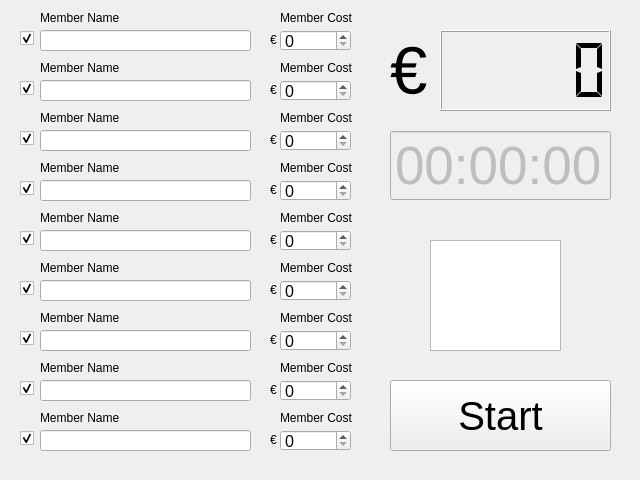
<?xml version="1.0" encoding="UTF-8"?>
<ui version="4.0">
 <class>Calc</class>
 <widget class="QWidget" name="Calc">
  <property name="enabled">
   <bool>true</bool>
  </property>
  <property name="geometry">
   <rect>
    <x>0</x>
    <y>0</y>
    <width>640</width>
    <height>480</height>
   </rect>
  </property>
  <property name="windowTitle">
   <string>Calc</string>
  </property>
  <widget class="QSpinBox" name="spinBox">
   <property name="geometry">
    <rect>
     <x>280</x>
     <y>30</y>
     <width>71</width>
     <height>21</height>
    </rect>
   </property>
   <property name="font">
    <font>
     <pointsize>12</pointsize>
    </font>
   </property>
   <property name="maximum">
    <number>999</number>
   </property>
  </widget>
  <widget class="QSpinBox" name="spinBox_2">
   <property name="geometry">
    <rect>
     <x>280</x>
     <y>80</y>
     <width>71</width>
     <height>21</height>
    </rect>
   </property>
   <property name="font">
    <font>
     <pointsize>12</pointsize>
    </font>
   </property>
   <property name="maximum">
    <number>999</number>
   </property>
  </widget>
  <widget class="QSpinBox" name="spinBox_3">
   <property name="geometry">
    <rect>
     <x>280</x>
     <y>130</y>
     <width>71</width>
     <height>21</height>
    </rect>
   </property>
   <property name="font">
    <font>
     <pointsize>12</pointsize>
    </font>
   </property>
   <property name="maximum">
    <number>999</number>
   </property>
  </widget>
  <widget class="QSpinBox" name="spinBox_4">
   <property name="geometry">
    <rect>
     <x>280</x>
     <y>180</y>
     <width>71</width>
     <height>21</height>
    </rect>
   </property>
   <property name="font">
    <font>
     <pointsize>12</pointsize>
    </font>
   </property>
   <property name="maximum">
    <number>999</number>
   </property>
  </widget>
  <widget class="QSpinBox" name="spinBox_5">
   <property name="geometry">
    <rect>
     <x>280</x>
     <y>230</y>
     <width>71</width>
     <height>21</height>
    </rect>
   </property>
   <property name="font">
    <font>
     <pointsize>12</pointsize>
    </font>
   </property>
   <property name="maximum">
    <number>999</number>
   </property>
  </widget>
  <widget class="QSpinBox" name="spinBox_6">
   <property name="geometry">
    <rect>
     <x>280</x>
     <y>280</y>
     <width>71</width>
     <height>21</height>
    </rect>
   </property>
   <property name="font">
    <font>
     <pointsize>12</pointsize>
    </font>
   </property>
   <property name="maximum">
    <number>999</number>
   </property>
  </widget>
  <widget class="QSpinBox" name="spinBox_7">
   <property name="geometry">
    <rect>
     <x>280</x>
     <y>330</y>
     <width>71</width>
     <height>21</height>
    </rect>
   </property>
   <property name="font">
    <font>
     <pointsize>12</pointsize>
    </font>
   </property>
   <property name="maximum">
    <number>999</number>
   </property>
  </widget>
  <widget class="QPushButton" name="pushButton">
   <property name="geometry">
    <rect>
     <x>390</x>
     <y>380</y>
     <width>221</width>
     <height>71</height>
    </rect>
   </property>
   <property name="font">
    <font>
     <pointsize>30</pointsize>
    </font>
   </property>
   <property name="text">
    <string>Start</string>
   </property>
  </widget>
  <widget class="QLCDNumber" name="lcdNumber">
   <property name="geometry">
    <rect>
     <x>440</x>
     <y>30</y>
     <width>171</width>
     <height>81</height>
    </rect>
   </property>
   <property name="smallDecimalPoint">
    <bool>false</bool>
   </property>
   <property name="numDigits">
    <number>5</number>
   </property>
   <property name="digitCount">
    <number>5</number>
   </property>
   <property name="segmentStyle">
    <enum>QLCDNumber::Flat</enum>
   </property>
  </widget>
  <widget class="QSpinBox" name="spinBox_8">
   <property name="geometry">
    <rect>
     <x>280</x>
     <y>380</y>
     <width>71</width>
     <height>21</height>
    </rect>
   </property>
   <property name="font">
    <font>
     <pointsize>12</pointsize>
    </font>
   </property>
   <property name="maximum">
    <number>999</number>
   </property>
  </widget>
  <widget class="QSpinBox" name="spinBox_9">
   <property name="geometry">
    <rect>
     <x>280</x>
     <y>430</y>
     <width>71</width>
     <height>21</height>
    </rect>
   </property>
   <property name="font">
    <font>
     <pointsize>12</pointsize>
    </font>
   </property>
   <property name="maximum">
    <number>999</number>
   </property>
  </widget>
  <widget class="QLineEdit" name="lineEdit">
   <property name="geometry">
    <rect>
     <x>40</x>
     <y>30</y>
     <width>211</width>
     <height>21</height>
    </rect>
   </property>
   <property name="font">
    <font>
     <pointsize>12</pointsize>
    </font>
   </property>
  </widget>
  <widget class="QLineEdit" name="lineEdit_2">
   <property name="geometry">
    <rect>
     <x>40</x>
     <y>80</y>
     <width>211</width>
     <height>21</height>
    </rect>
   </property>
   <property name="font">
    <font>
     <pointsize>12</pointsize>
    </font>
   </property>
  </widget>
  <widget class="QLineEdit" name="lineEdit_3">
   <property name="geometry">
    <rect>
     <x>40</x>
     <y>130</y>
     <width>211</width>
     <height>21</height>
    </rect>
   </property>
   <property name="font">
    <font>
     <pointsize>12</pointsize>
    </font>
   </property>
  </widget>
  <widget class="QLineEdit" name="lineEdit_4">
   <property name="geometry">
    <rect>
     <x>40</x>
     <y>180</y>
     <width>211</width>
     <height>21</height>
    </rect>
   </property>
   <property name="font">
    <font>
     <pointsize>12</pointsize>
    </font>
   </property>
  </widget>
  <widget class="QLineEdit" name="lineEdit_5">
   <property name="geometry">
    <rect>
     <x>40</x>
     <y>230</y>
     <width>211</width>
     <height>21</height>
    </rect>
   </property>
   <property name="font">
    <font>
     <pointsize>12</pointsize>
    </font>
   </property>
  </widget>
  <widget class="QLineEdit" name="lineEdit_6">
   <property name="geometry">
    <rect>
     <x>40</x>
     <y>280</y>
     <width>211</width>
     <height>21</height>
    </rect>
   </property>
   <property name="font">
    <font>
     <pointsize>12</pointsize>
    </font>
   </property>
  </widget>
  <widget class="QLineEdit" name="lineEdit_7">
   <property name="geometry">
    <rect>
     <x>40</x>
     <y>330</y>
     <width>211</width>
     <height>21</height>
    </rect>
   </property>
   <property name="font">
    <font>
     <pointsize>12</pointsize>
    </font>
   </property>
  </widget>
  <widget class="QLineEdit" name="lineEdit_8">
   <property name="geometry">
    <rect>
     <x>40</x>
     <y>380</y>
     <width>211</width>
     <height>21</height>
    </rect>
   </property>
   <property name="font">
    <font>
     <pointsize>12</pointsize>
    </font>
   </property>
  </widget>
  <widget class="QLineEdit" name="lineEdit_9">
   <property name="geometry">
    <rect>
     <x>40</x>
     <y>430</y>
     <width>211</width>
     <height>21</height>
    </rect>
   </property>
   <property name="font">
    <font>
     <pointsize>12</pointsize>
    </font>
   </property>
  </widget>
  <widget class="QLabel" name="label">
   <property name="geometry">
    <rect>
     <x>40</x>
     <y>10</y>
     <width>91</width>
     <height>16</height>
    </rect>
   </property>
   <property name="text">
    <string>Member Name</string>
   </property>
  </widget>
  <widget class="QLabel" name="label_2">
   <property name="geometry">
    <rect>
     <x>40</x>
     <y>60</y>
     <width>91</width>
     <height>16</height>
    </rect>
   </property>
   <property name="text">
    <string>Member Name</string>
   </property>
  </widget>
  <widget class="QLabel" name="label_3">
   <property name="geometry">
    <rect>
     <x>40</x>
     <y>110</y>
     <width>91</width>
     <height>16</height>
    </rect>
   </property>
   <property name="text">
    <string>Member Name</string>
   </property>
  </widget>
  <widget class="QLabel" name="label_4">
   <property name="geometry">
    <rect>
     <x>40</x>
     <y>160</y>
     <width>91</width>
     <height>16</height>
    </rect>
   </property>
   <property name="text">
    <string>Member Name</string>
   </property>
  </widget>
  <widget class="QLabel" name="label_5">
   <property name="geometry">
    <rect>
     <x>40</x>
     <y>210</y>
     <width>91</width>
     <height>16</height>
    </rect>
   </property>
   <property name="text">
    <string>Member Name</string>
   </property>
  </widget>
  <widget class="QLabel" name="label_6">
   <property name="geometry">
    <rect>
     <x>40</x>
     <y>260</y>
     <width>91</width>
     <height>16</height>
    </rect>
   </property>
   <property name="text">
    <string>Member Name</string>
   </property>
  </widget>
  <widget class="QLabel" name="label_7">
   <property name="geometry">
    <rect>
     <x>40</x>
     <y>310</y>
     <width>91</width>
     <height>16</height>
    </rect>
   </property>
   <property name="text">
    <string>Member Name</string>
   </property>
  </widget>
  <widget class="QLabel" name="label_8">
   <property name="geometry">
    <rect>
     <x>40</x>
     <y>360</y>
     <width>91</width>
     <height>16</height>
    </rect>
   </property>
   <property name="text">
    <string>Member Name</string>
   </property>
  </widget>
  <widget class="QLabel" name="label_9">
   <property name="geometry">
    <rect>
     <x>40</x>
     <y>410</y>
     <width>91</width>
     <height>16</height>
    </rect>
   </property>
   <property name="text">
    <string>Member Name</string>
   </property>
  </widget>
  <widget class="QLabel" name="label_10">
   <property name="geometry">
    <rect>
     <x>280</x>
     <y>10</y>
     <width>91</width>
     <height>16</height>
    </rect>
   </property>
   <property name="text">
    <string>Member Cost</string>
   </property>
  </widget>
  <widget class="QLabel" name="label_11">
   <property name="geometry">
    <rect>
     <x>280</x>
     <y>60</y>
     <width>91</width>
     <height>16</height>
    </rect>
   </property>
   <property name="text">
    <string>Member Cost</string>
   </property>
  </widget>
  <widget class="QLabel" name="label_12">
   <property name="geometry">
    <rect>
     <x>280</x>
     <y>110</y>
     <width>91</width>
     <height>16</height>
    </rect>
   </property>
   <property name="text">
    <string>Member Cost</string>
   </property>
  </widget>
  <widget class="QLabel" name="label_13">
   <property name="geometry">
    <rect>
     <x>280</x>
     <y>160</y>
     <width>91</width>
     <height>16</height>
    </rect>
   </property>
   <property name="text">
    <string>Member Cost</string>
   </property>
  </widget>
  <widget class="QLabel" name="label_14">
   <property name="geometry">
    <rect>
     <x>280</x>
     <y>210</y>
     <width>91</width>
     <height>16</height>
    </rect>
   </property>
   <property name="text">
    <string>Member Cost</string>
   </property>
  </widget>
  <widget class="QLabel" name="label_15">
   <property name="geometry">
    <rect>
     <x>280</x>
     <y>260</y>
     <width>91</width>
     <height>16</height>
    </rect>
   </property>
   <property name="text">
    <string>Member Cost</string>
   </property>
  </widget>
  <widget class="QLabel" name="label_16">
   <property name="geometry">
    <rect>
     <x>280</x>
     <y>310</y>
     <width>91</width>
     <height>16</height>
    </rect>
   </property>
   <property name="text">
    <string>Member Cost</string>
   </property>
  </widget>
  <widget class="QLabel" name="label_17">
   <property name="geometry">
    <rect>
     <x>280</x>
     <y>360</y>
     <width>91</width>
     <height>16</height>
    </rect>
   </property>
   <property name="text">
    <string>Member Cost</string>
   </property>
  </widget>
  <widget class="QLabel" name="label_18">
   <property name="geometry">
    <rect>
     <x>280</x>
     <y>410</y>
     <width>91</width>
     <height>16</height>
    </rect>
   </property>
   <property name="text">
    <string>Member Cost</string>
   </property>
  </widget>
  <widget class="QLabel" name="label_19">
   <property name="geometry">
    <rect>
     <x>270</x>
     <y>30</y>
     <width>16</width>
     <height>20</height>
    </rect>
   </property>
   <property name="text">
    <string>€</string>
   </property>
  </widget>
  <widget class="QLabel" name="label_20">
   <property name="geometry">
    <rect>
     <x>270</x>
     <y>80</y>
     <width>16</width>
     <height>20</height>
    </rect>
   </property>
   <property name="text">
    <string>€</string>
   </property>
  </widget>
  <widget class="QLabel" name="label_21">
   <property name="geometry">
    <rect>
     <x>270</x>
     <y>130</y>
     <width>16</width>
     <height>20</height>
    </rect>
   </property>
   <property name="text">
    <string>€</string>
   </property>
  </widget>
  <widget class="QLabel" name="label_22">
   <property name="geometry">
    <rect>
     <x>270</x>
     <y>180</y>
     <width>16</width>
     <height>20</height>
    </rect>
   </property>
   <property name="text">
    <string>€</string>
   </property>
  </widget>
  <widget class="QLabel" name="label_23">
   <property name="geometry">
    <rect>
     <x>270</x>
     <y>230</y>
     <width>16</width>
     <height>20</height>
    </rect>
   </property>
   <property name="text">
    <string>€</string>
   </property>
  </widget>
  <widget class="QLabel" name="label_24">
   <property name="geometry">
    <rect>
     <x>270</x>
     <y>280</y>
     <width>20</width>
     <height>20</height>
    </rect>
   </property>
   <property name="text">
    <string>€</string>
   </property>
  </widget>
  <widget class="QLabel" name="label_25">
   <property name="geometry">
    <rect>
     <x>270</x>
     <y>330</y>
     <width>16</width>
     <height>20</height>
    </rect>
   </property>
   <property name="text">
    <string>€</string>
   </property>
  </widget>
  <widget class="QLabel" name="label_26">
   <property name="geometry">
    <rect>
     <x>270</x>
     <y>380</y>
     <width>20</width>
     <height>20</height>
    </rect>
   </property>
   <property name="text">
    <string>€</string>
   </property>
  </widget>
  <widget class="QLabel" name="label_27">
   <property name="geometry">
    <rect>
     <x>270</x>
     <y>430</y>
     <width>16</width>
     <height>20</height>
    </rect>
   </property>
   <property name="text">
    <string>€</string>
   </property>
  </widget>
  <widget class="QLabel" name="label_28">
   <property name="geometry">
    <rect>
     <x>390</x>
     <y>40</y>
     <width>41</width>
     <height>61</height>
    </rect>
   </property>
   <property name="font">
    <font>
     <pointsize>50</pointsize>
    </font>
   </property>
   <property name="text">
    <string>€</string>
   </property>
  </widget>
  <widget class="QTimeEdit" name="timeEdit">
   <property name="enabled">
    <bool>false</bool>
   </property>
   <property name="geometry">
    <rect>
     <x>390</x>
     <y>130</y>
     <width>221</width>
     <height>71</height>
    </rect>
   </property>
   <property name="font">
    <font>
     <pointsize>40</pointsize>
    </font>
   </property>
   <property name="readOnly">
    <bool>true</bool>
   </property>
   <property name="buttonSymbols">
    <enum>QAbstractSpinBox::NoButtons</enum>
   </property>
   <property name="displayFormat">
    <string>HH:mm:ss</string>
   </property>
  </widget>
  <widget class="QCheckBox" name="checkBox">
   <property name="geometry">
    <rect>
     <x>20</x>
     <y>30</y>
     <width>16</width>
     <height>17</height>
    </rect>
   </property>
   <property name="text">
    <string/>
   </property>
   <property name="checked">
    <bool>true</bool>
   </property>
  </widget>
  <widget class="QCheckBox" name="checkBox_2">
   <property name="geometry">
    <rect>
     <x>20</x>
     <y>80</y>
     <width>16</width>
     <height>17</height>
    </rect>
   </property>
   <property name="text">
    <string/>
   </property>
   <property name="checked">
    <bool>true</bool>
   </property>
  </widget>
  <widget class="QCheckBox" name="checkBox_3">
   <property name="geometry">
    <rect>
     <x>20</x>
     <y>130</y>
     <width>16</width>
     <height>17</height>
    </rect>
   </property>
   <property name="text">
    <string/>
   </property>
   <property name="checked">
    <bool>true</bool>
   </property>
  </widget>
  <widget class="QCheckBox" name="checkBox_4">
   <property name="geometry">
    <rect>
     <x>20</x>
     <y>180</y>
     <width>16</width>
     <height>17</height>
    </rect>
   </property>
   <property name="text">
    <string/>
   </property>
   <property name="checked">
    <bool>true</bool>
   </property>
  </widget>
  <widget class="QCheckBox" name="checkBox_5">
   <property name="geometry">
    <rect>
     <x>20</x>
     <y>230</y>
     <width>16</width>
     <height>17</height>
    </rect>
   </property>
   <property name="text">
    <string/>
   </property>
   <property name="checked">
    <bool>true</bool>
   </property>
  </widget>
  <widget class="QCheckBox" name="checkBox_6">
   <property name="geometry">
    <rect>
     <x>20</x>
     <y>280</y>
     <width>16</width>
     <height>17</height>
    </rect>
   </property>
   <property name="text">
    <string/>
   </property>
   <property name="checked">
    <bool>true</bool>
   </property>
  </widget>
  <widget class="QCheckBox" name="checkBox_7">
   <property name="geometry">
    <rect>
     <x>20</x>
     <y>330</y>
     <width>16</width>
     <height>17</height>
    </rect>
   </property>
   <property name="text">
    <string/>
   </property>
   <property name="checked">
    <bool>true</bool>
   </property>
  </widget>
  <widget class="QCheckBox" name="checkBox_8">
   <property name="geometry">
    <rect>
     <x>20</x>
     <y>380</y>
     <width>16</width>
     <height>17</height>
    </rect>
   </property>
   <property name="text">
    <string/>
   </property>
   <property name="checked">
    <bool>true</bool>
   </property>
  </widget>
  <widget class="QCheckBox" name="checkBox_9">
   <property name="geometry">
    <rect>
     <x>20</x>
     <y>430</y>
     <width>16</width>
     <height>17</height>
    </rect>
   </property>
   <property name="text">
    <string/>
   </property>
   <property name="checked">
    <bool>true</bool>
   </property>
  </widget>
  <widget class="QGraphicsView" name="graphicsView">
   <property name="geometry">
    <rect>
     <x>430</x>
     <y>240</y>
     <width>131</width>
     <height>111</height>
    </rect>
   </property>
   <property name="lineWidth">
    <number>0</number>
   </property>
  </widget>
 </widget>
 <layoutdefault spacing="6" margin="11"/>
 <tabstops>
  <tabstop>checkBox</tabstop>
  <tabstop>lineEdit</tabstop>
  <tabstop>spinBox</tabstop>
  <tabstop>checkBox_2</tabstop>
  <tabstop>lineEdit_2</tabstop>
  <tabstop>spinBox_2</tabstop>
  <tabstop>checkBox_3</tabstop>
  <tabstop>lineEdit_3</tabstop>
  <tabstop>spinBox_3</tabstop>
  <tabstop>checkBox_4</tabstop>
  <tabstop>lineEdit_4</tabstop>
  <tabstop>spinBox_4</tabstop>
  <tabstop>checkBox_5</tabstop>
  <tabstop>lineEdit_5</tabstop>
  <tabstop>spinBox_5</tabstop>
  <tabstop>checkBox_6</tabstop>
  <tabstop>lineEdit_6</tabstop>
  <tabstop>spinBox_6</tabstop>
  <tabstop>checkBox_7</tabstop>
  <tabstop>lineEdit_7</tabstop>
  <tabstop>spinBox_7</tabstop>
  <tabstop>checkBox_8</tabstop>
  <tabstop>lineEdit_8</tabstop>
  <tabstop>spinBox_8</tabstop>
  <tabstop>checkBox_9</tabstop>
  <tabstop>lineEdit_9</tabstop>
  <tabstop>spinBox_9</tabstop>
  <tabstop>timeEdit</tabstop>
  <tabstop>pushButton</tabstop>
 </tabstops>
 <resources/>
 <connections/>
</ui>
